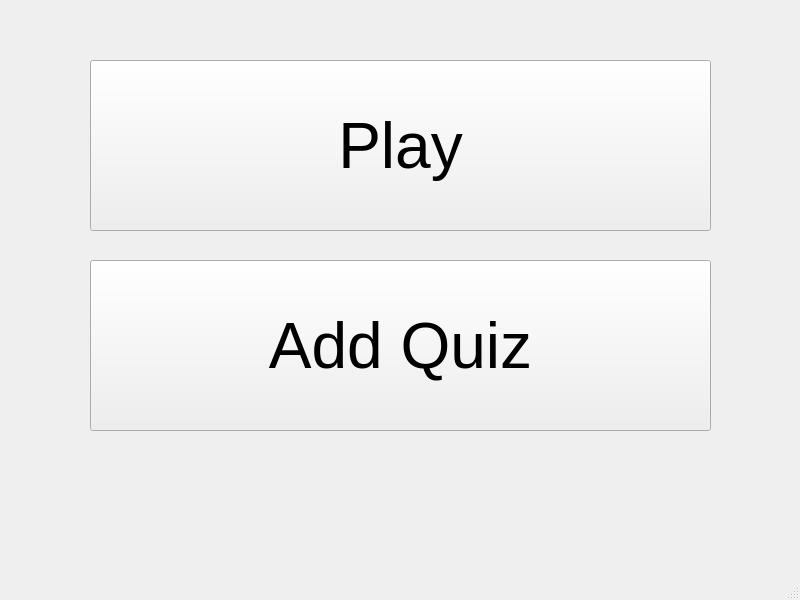
<?xml version="1.0" encoding="UTF-8"?>
<ui version="4.0">
 <class>MainWindow</class>
 <widget class="QMainWindow" name="MainWindow">
  <property name="geometry">
   <rect>
    <x>0</x>
    <y>0</y>
    <width>800</width>
    <height>600</height>
   </rect>
  </property>
  <property name="windowTitle">
   <string>MainWindow</string>
  </property>
  <widget class="QWidget" name="centralwidget">
   <widget class="QPushButton" name="playButton">
    <property name="geometry">
     <rect>
      <x>90</x>
      <y>60</y>
      <width>621</width>
      <height>171</height>
     </rect>
    </property>
    <property name="font">
     <font>
      <pointsize>48</pointsize>
     </font>
    </property>
    <property name="text">
     <string>Play</string>
    </property>
   </widget>
   <widget class="QPushButton" name="addQuizButton">
    <property name="geometry">
     <rect>
      <x>90</x>
      <y>260</y>
      <width>621</width>
      <height>171</height>
     </rect>
    </property>
    <property name="font">
     <font>
      <pointsize>48</pointsize>
     </font>
    </property>
    <property name="text">
     <string>Add Quiz</string>
    </property>
   </widget>
  </widget>
  <widget class="QMenuBar" name="menubar">
   <property name="geometry">
    <rect>
     <x>0</x>
     <y>0</y>
     <width>800</width>
     <height>26</height>
    </rect>
   </property>
  </widget>
  <widget class="QStatusBar" name="statusbar"/>
 </widget>
 <resources/>
 <connections/>
</ui>
